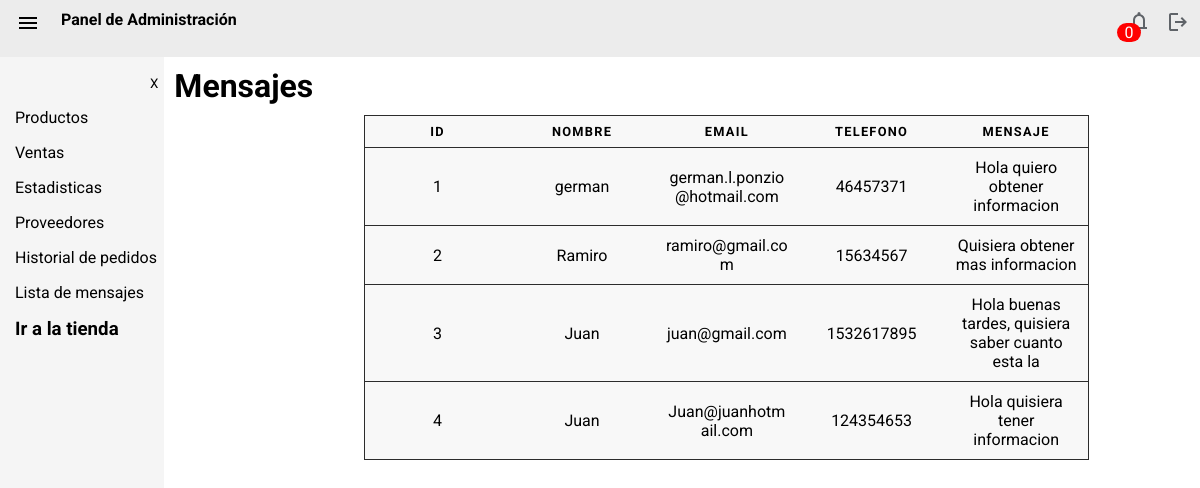
The page /listamensajes.php (signed in) on the database its author committed.
### tables this page shows
CREATE TABLE `contacto` (
  `id` int(11) NOT NULL,
  `nombre` varchar(30) NOT NULL,
  `email` varchar(30) NOT NULL,
  `telefono` int(11) NOT NULL,
  `mensaje` varchar(50) NOT NULL
);

### listamensajes.php (the view, shortened to what this page needs)
<?php
    $conn = conexion();
    $sql = "SELECT * FROM contacto";
    $result = $conn -> query($sql);
?>
<!DOCTYPE html>
<html lang="en">
<head>
</head>
<link rel="stylesheet" href="./css/mostrarusuarios.css">
<link rel="stylesheet" href="./css/navbar.css">
<link rel="stylesheet" href="https://cdn.datatables.net/2.0.7/css/dataTables.dataTables.css">
<body>
    <?php
        include_once("./api/navbar.php")
    ?>
    <div class="main-container">
    <?php
        include_once("./api/sidebar.php")
    ?>
    <div class="content">
        <div class="container-top">
        <h1>Mensajes</h1>
        </div>
    <table id="myTable" class="table-products">
        <thead>
            <tr>
                <th scope="col">ID</th>
                <th scope="col">Nombre</th>
                <th scope="col">Email</th>
                <th scope="col">Telefono</th>
            <th scope="col">Mensaje</th>
        </tr>
    </thead>
    <tbody>
        <?php
if ($result->num_rows > 0) {
    while ($row = $result->fetch_assoc()) {
        echo "<tr>";
        echo "<td scope='row' data-label='ID'>" . $row["id"] . " "."</td>";
        echo "<td data-label='Nombre'>" . $row["nombre"] ." ". "</td>";
        echo "<td data-label='Email'>" . $row["email"] . " "."</td>";
        echo "<td data-label='Telefono'>" . $row["telefono"] ." ". "</td>";
        echo "<td data-label='Mensaje'>" . $row["mensaje"] ." ". "</td>";
        echo "</tr>";
    }
} else {
    echo "NO HAY REGISTROS";
}
?>
        </tbody>
    </table>
    </div>
    </div>
</body>
</html>

### css/mostrarusuarios.css (style rules this page uses)
* { margin: 0; font-family: 'Roboto', sans-serif; }
.main-container { display: flex; height: calc(100vh - 48px); }
table { border: 1px solid #ccc; border-collapse: collapse; margin: 0; margin-left: 200px; padding: 0; width: 70%; table-layout: fixed; }
table tr { background-color: #f8f8f8; border: 1px solid #2c2c2c; padding: .35em; }
table th, table td { padding: .625em; text-align: center; word-wrap: break-word; }
table th { font-size: .8em; letter-spacing: .1em; text-transform: uppercase; }
.container-top { padding: 10px; display: flex; justify-content: space-between; }

### css/navbar.css (style rules this page uses)
body { margin: 0; padding: 0; width: 100%; box-sizing: border-box; }

### rows shown on the page
contacto: id "1", nombre "german", email "german.l.ponzio@hotmail.com", telefono "46457371", mensaje "Hola quiero obtener informacion"
contacto: id "2", nombre "Ramiro", email "ramiro@gmail.com", telefono "15634567", mensaje "Quisiera obtener mas informacion"
contacto: id "3", nombre "Juan", email "juan@gmail.com", telefono "1532617895", mensaje "Hola buenas tardes, quisiera saber cuanto esta la"
contacto: id "4", nombre "Juan", email "Juan@juanhotmail.com", telefono "124354653", mensaje "Hola quisiera tener informacion"
